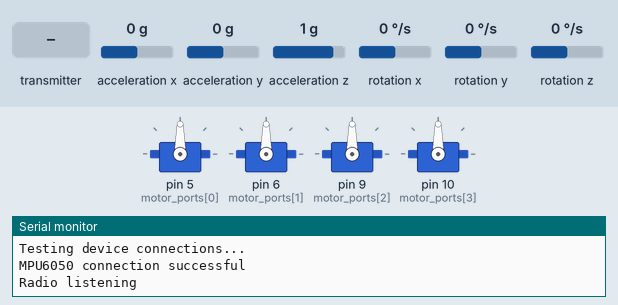
Recording of a sketch running on a simulated Arduino Uno, built with avr-gcc and run on an emulated ATmega328P. On the bench: 4 × servo, the last lines printed to the serial monitor. The test bench sets the inputs (shaded band); at power-on: rotation y 0 °/s, rotation x 0 °/s, acceleration x 0 g, acceleration y 0 g, acceleration z 1 g, rotation z 0 °/s. No radio packets arrive unless stated.

Above: at 0.8 s.
0.9 s: the transmitter starts sending values.0 = 0
At 2.6 s:
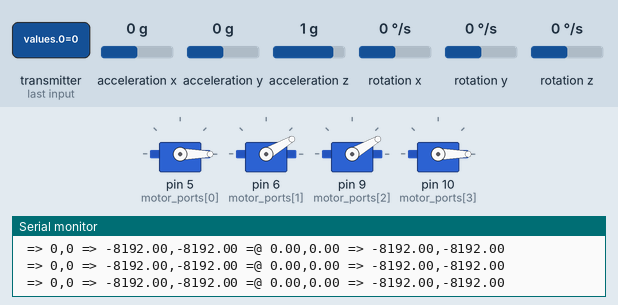
2.9 s: rotation y set to -100 °/s
At 3.8 s:
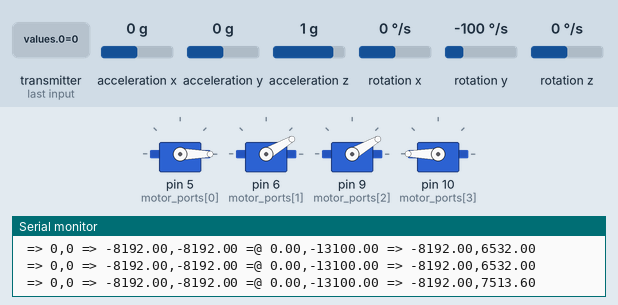
4.8 s: the transmitter starts sending values.3 = 256
At 5.8 s:
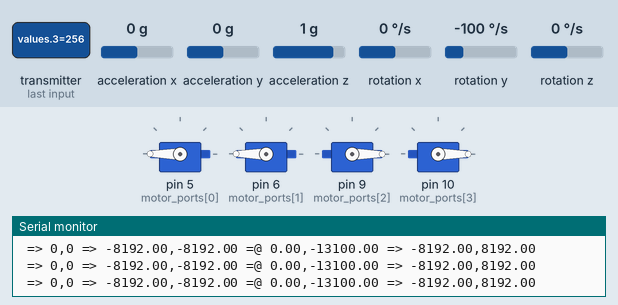
6.4 s: rotation x set to -59 °/s
At 6.54 s:
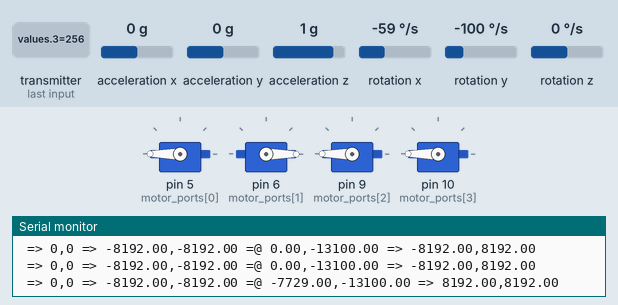
8.1 s: rotation x set to -65 °/s
At 8.34 s:
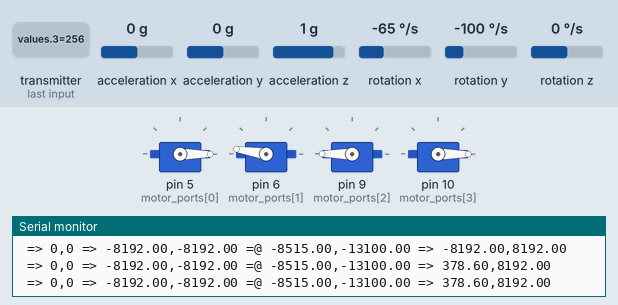
11.1 s: the transmitter starts sending values.1 = 256
At 11.7 s:
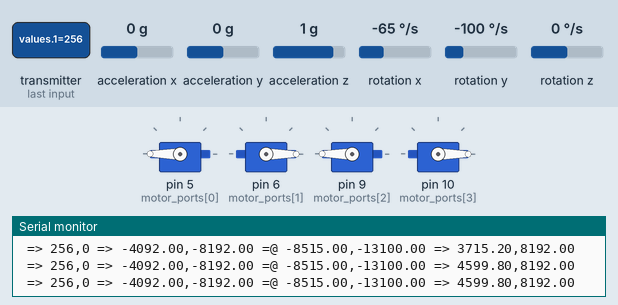
Timing chart, 0 to 14.1 s (numbered marks = the images above; inputs shaded):
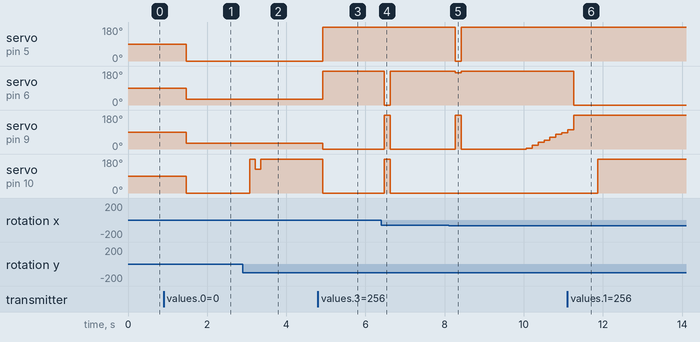

The sketch:

flight_controller.ino
```cpp
#include <PID_v1.h>
#include <RF24.h>
#include <Servo.h>
#include "I2Cdev.h"
#include "MPU6050.h"

// GYRO/ACCEL FEATURES

// Mostly borrowed from I2Cdev MPU6050_raw
// Arduino Wire library is required if I2Cdev I2CDEV_ARDUINO_WIRE implementation
// is used in I2Cdev.h
#if I2CDEV_IMPLEMENTATION == I2CDEV_ARDUINO_WIRE
#include "Wire.h"
#endif

// class default I2C address is 0x68
// specific I2C addresses may be passed as a parameter here
// AD0 low = 0x68 (default for InvenSense evaluation board)
// AD0 high = 0x69
MPU6050 accelgyro;
//MPU6050 accelgyro(0x69); // <-- use for AD0 high

int16_t ax, ay, az;
int16_t gx, gy, gz;

// uncomment "OUTPUT_READABLE_ACCELGYRO" if you want to see a tab-separated
// list of the accel X/Y/Z and then gyro X/Y/Z values in decimal. Easy to read,
// not so easy to parse, and slow(er) over UART.
//#define OUTPUT_READABLE_ACCELGYRO

// uncomment "OUTPUT_BINARY_ACCELGYRO" to send all 6 axes of data as 16-bit
// binary, one right after the other. This is very fast (as fast as possible
// without compression or data loss), and easy to parse, but impossible to read
// for a human.
//#define OUTPUT_BINARY_ACCELGYRO

/*
   Offsets calculated by https://www.i2cdevlib.com/forums/applications/core/interface/file/attachment.php?id=27
   Linked to from https://www.i2cdevlib.com/forums/topic/96-arduino-sketch-to-automatically-calculate-mpu6050-offsets/
   Sensor readings with offsets: -2  -10 16386 -2  -1  0
   Your offsets: -1185 301 1083  92  -137  28

   Data is printed as: acelX acelY acelZ giroX giroY giroZ
   Check that your sensor readings are close to 0 0 16384 0 0 0
*/
const int X_ACCEL_OFFSET = -1185;
const int Y_ACCEL_OFFSET = 301;
const int Z_ACCEL_OFFSET = 1083;
const int X_GYRO_OFFSET = 92;
const int Y_GYRO_OFFSET = -137;
const int Z_GYRO_OFFSET = 28;

// Gyro Range: [-32768, +32767]
const int GYRO_MIN = -32768;
const int GYRO_MAX = 32767;
const int GYRO_MOTOR_MIN = -16384;
const int GYRO_MOTOR_MAX = 16384;
const int GYRO_GOAL_MIN = -8192;
const int GYRO_GOAL_MAX = 8192;

// END OF GYRO/ACCEL FEATURES


// MOTOR FEATURES

enum Channels {THROTTLE, AILERON, ELEVATOR, RUDDER};
// Throttle->All
// Aileron=Roll->Left vs. Right
// Elevator=Pitch->Front vs. Back
// Rudder=Yaw->CW vs. CCW

const int ANALOG_OFFSET_THROTTLE = 0;
const int ANALOG_OFFSET_AILERON = 0;
const int ANALOG_OFFSET_ELEVATOR = 0;
const int ANALOG_OFFSET_RUDDER = 0;

enum Motor { FRONT_LEFT, FRONT_RIGHT, BACK_LEFT, BACK_RIGHT};
const int motor_ports[] = {5, 6, 9, 10};
Servo motors [4];

const int ESC_MAX = 2200;
const int ESC_MIN = 850; // Technically, 700 might be acceptible, but it seems to be unreliable for the ESCs to read
const int ESC_RANGE = ESC_MAX - ESC_MIN;
const float CUBERT_ESC_RANGE = cbrt(ESC_RANGE);

// END OF MOTOR FEATURES

// PID FEATURES

//setpoint: where you want it to be
//input: where it is now
//output: where you should go to right now
double xSetpoint, xInput, xOutput;
double ySetpoint, yInput, yOutput;
double Kp = 2, Ki = 2, Kd = 1;
PID xPID(&xInput, &xOutput, &xSetpoint, Kp, Ki, Kd, DIRECT);
PID yPID(&yInput, &yOutput, &ySetpoint, Kp, Ki, Kd, DIRECT);

// END OF PID FEATURES

void print_dists();
void print_mico_dists();
void print_channels();
void configure_escs(bool verbose);


// Some cube-root constants that allow the multiplied throttle distributions to never stray outside a ratio of 75:25
const float CUBERT_UPPER = cbrt(0.75);
const float CUBERT_LOWER = cbrt(0.25);
const float CUBERT_SUM = CUBERT_UPPER + CUBERT_LOWER;
const float INTER_CUBERT = CUBERT_UPPER - CUBERT_LOWER;
const float CUBERT_SCALE_FACTOR = 1 / (INTER_CUBERT * 1023);

const int size_example[] = {1, 1, 1, 1};
const size_t vals_size = sizeof(size_example);

unsigned int values[4];
float distrs[4]; // Distributions of throttle

RF24 radio(7, 8); // CE, CSN
const byte address[6] = "00001";

const bool verbose_setup = true, verbose_loop = true;
bool config_esc = false;

void setup() {
  if (verbose_setup || verbose_loop)
    Serial.begin(9600);

  // join I2C bus (I2Cdev library doesn't do this automatically)
#if I2CDEV_IMPLEMENTATION == I2CDEV_ARDUINO_WIRE
  Wire.begin();
#elif I2CDEV_IMPLEMENTATION == I2CDEV_BUILTIN_FASTWIRE
  Fastwire::setup(400, true);
#endif

  // initialize device
  Serial.println("Initializing I2C devices...");
  accelgyro.initialize();

  // verify connection
  Serial.println("Testing device connections...");
  Serial.println(accelgyro.testConnection() ? "MPU6050 connection successful" : "MPU6050 connection failed");

  accelgyro.setXAccelOffset(X_ACCEL_OFFSET);
  accelgyro.setYAccelOffset(Y_ACCEL_OFFSET);
  accelgyro.setZAccelOffset(Z_ACCEL_OFFSET);
  accelgyro.setXGyroOffset(X_GYRO_OFFSET);
  accelgyro.setYGyroOffset(Y_GYRO_OFFSET);
  accelgyro.setZGyroOffset(Z_GYRO_OFFSET);

  for (int i = 0; i < 4; i++)
    motors[i].attach(motor_ports[i]);

  radio.begin();
  radio.openReadingPipe(0, address);
  radio.setPALevel(RF24_PA_MIN);
  radio.startListening();
  Serial.println("Radio listening");

  for (int i = 0; i < 10; i++)
    if (radio.available()) {
      radio.read(&values, vals_size);
      if (values[THROTTLE] >= 1020) {
        config_esc = true;
        break;
      }
    }
    else i -= 1;

  Serial.print("Initial Throttle: ");
  Serial.println(values[THROTTLE]);

  if (config_esc) {
    configure_escs(verbose_setup);
    Serial.println("Completed ESC configuration");
  } else {
    Serial.println("Skipping ESC configuration");
  }


  xPID.SetMode(AUTOMATIC);
  xPID.SetOutputLimits(GYRO_GOAL_MIN, GYRO_GOAL_MAX);
  yPID.SetMode(AUTOMATIC);
  yPID.SetOutputLimits(GYRO_GOAL_MIN, GYRO_GOAL_MAX);
  Serial.println("PID calculators activated");

  Serial.println("</setup>");
}

void loop() {
  accelgyro.getMotion6(&ax, &ay, &az, &gx, &gy, &gz);

#ifdef OUTPUT_READABLE_ACCELGYRO
  // display tab-separated accel/gyro x/y/z values
  Serial.print("a/g:\t");
  Serial.print(ax); Serial.print("\t");
  Serial.print(ay); Serial.print("\t");
  Serial.print(az); Serial.print("\t");
  Serial.print(gx); Serial.print("\t");
  Serial.print(gy); Serial.print("\t");
  Serial.println(gz);
#endif

#ifdef OUTPUT_BINARY_ACCELGYRO
  Serial.write((uint8_t)(ax >> 8)); Serial.write((uint8_t)(ax & 0xFF));
  Serial.write((uint8_t)(ay >> 8)); Serial.write((uint8_t)(ay & 0xFF));
  Serial.write((uint8_t)(az >> 8)); Serial.write((uint8_t)(az & 0xFF));
  Serial.write((uint8_t)(gx >> 8)); Serial.write((uint8_t)(gx & 0xFF));
  Serial.write((uint8_t)(gy >> 8)); Serial.write((uint8_t)(gy & 0xFF));
  Serial.write((uint8_t)(gz >> 8)); Serial.write((uint8_t)(gz & 0xFF));
#endif

  if (radio.available()) {
    radio.read(&values, vals_size);

    //    if (verbose_loop) {
    //      print_channels();
    //    }

    // Throttle->All
    // Aileron=Roll->Left vs. Right
    // Elevator=Pitch->Front vs. Back
    // Rudder=Yaw->CW vs. CCW

    // Since my joystick defaults to the center, I'm setting it to treat mid as the bottom
    float throttle = (values[THROTTLE] - 512) / 512.0;
    if (throttle < 0) throttle = 0;

    for (int i = 0; i < 4; i++) {
      distrs[i] = throttle;
    }

    xSetpoint  = map(values[AILERON] - ANALOG_OFFSET_AILERON, 0, 1023, GYRO_GOAL_MIN, GYRO_GOAL_MAX);
    ySetpoint = map(values[ELEVATOR] - ANALOG_OFFSET_ELEVATOR, 0, 1023, GYRO_GOAL_MIN, GYRO_GOAL_MAX);
    int controller_rudder = map(values[RUDDER], 0, 1023, 0, ESC_RANGE);

    xInput = gx;
    yInput = gy;

    xPID.Compute();
    yPID.Compute();

    Serial.println(
      " => " + (String)(values[AILERON] - ANALOG_OFFSET_AILERON) + "," + (String)(values[ELEVATOR] - ANALOG_OFFSET_ELEVATOR) +
      " => " + (String)xSetpoint + "," + (String)ySetpoint +
      " =@ " + (String)xInput + "," + (String)yInput +
      " => " + (String)xOutput + "," + (String)yOutput
    );

    float new_aileron = map(xOutput, GYRO_MOTOR_MIN, GYRO_MOTOR_MAX, 0, ESC_RANGE);
    float cubert_aileron = cbrt(new_aileron);
    float cubert_inv_aileron = cbrt(ESC_RANGE - new_aileron);

    float new_elevator = map(yOutput, GYRO_MOTOR_MIN, GYRO_MOTOR_MAX, 0, ESC_RANGE);
    float cubert_elevator = cbrt(new_elevator);
    float cubert_inv_elevator = cbrt(ESC_RANGE - new_aileron);

    float cubert_rudder = cbrt(controller_rudder);
    float cubert_inv_rudder = cbrt(ESC_RANGE - controller_rudder);

    distrs[FRONT_LEFT]  *= cubert_aileron;
    distrs[BACK_LEFT]   *= cubert_aileron;
    distrs[FRONT_RIGHT] *= cubert_inv_aileron;
    distrs[BACK_RIGHT]  *= cubert_inv_aileron;

    distrs[BACK_LEFT]   *= cubert_elevator;
    distrs[BACK_RIGHT]  *= cubert_elevator;
    distrs[FRONT_LEFT]  *= cubert_inv_elevator;
    distrs[FRONT_RIGHT] *= cubert_inv_elevator;

    distrs[BACK_LEFT]   *= cubert_rudder;
    distrs[FRONT_RIGHT] *= cubert_rudder;
    distrs[FRONT_LEFT]  *= cubert_inv_rudder;
    distrs[BACK_RIGHT]  *= cubert_inv_rudder;

    for (int i = 0; i < 4; i++) {
      distrs[i] += ESC_MIN;
    }

    for (int i = 0; i < 4; i++) {
      int microseconds = (int)(distrs[i]);
      motors[i].writeMicroseconds(microseconds);
      //      Serial.print(microseconds);
      //      //      //      Serial.print(distrs[i]);
      //      Serial.print(",");
    }
    //    Serial.println();
  } else {
    Serial.println("R--");
  }
}

void print_dists() {
  for (int i = 0; i < 4; i++) {
    Serial.print(distrs[i]);
    Serial.print(',');
  }
  Serial.println();
}

void print_mico_dists() {
  for (int i = 0; i < 4; i++) {
    Serial.print((int)(distrs[i] * ESC_RANGE + ESC_MIN));
    Serial.print(',');
  }
  Serial.println();
}

void print_channels() {
  Serial.print(values[THROTTLE]);
  Serial.print(',');
  Serial.print(values[AILERON]);
  Serial.print(',');
  Serial.print(values[ELEVATOR]);
  Serial.print(',');
  Serial.println(values[RUDDER]);
}

void configure_escs(bool verbose = false) {
  if (verbose)
    Serial.println("Configuring ESCs");
  int throttle;

  // If it's within 3 of the top Y-position of the left joystick...
  // Write the undistributed throttle to the motors until it gets below 4
  do {
    if (radio.available()) {
      radio.read(&values, vals_size);
    }

    throttle = ESC_MAX;
    //throttle = map(values[THROTTLE], 0, 1023, ESC_MIN, ESC_MAX);
    if (verbose) {
      Serial.print(values[THROTTLE]);
      Serial.print(" -> ");
      Serial.println(throttle);
    }
    for (int i = 0; i < 4; i++)
      motors[i].writeMicroseconds(throttle);
  } while (values[THROTTLE] > 10);

  // Wait for them to bring the throttle stick up again
  do {
    if (radio.available()) {
      radio.read(&values, vals_size);
    }

    //throttle = map(values[THROTTLE], 0, 1023, ESC_MIN, ESC_MAX);
    throttle = ESC_MIN;

    if (verbose) {
      Serial.print(values[THROTTLE]);
      Serial.print(" -> ");
      Serial.println(throttle);
    }
    for (int i = 0; i < 4; i++)
      motors[i].writeMicroseconds(throttle);

  } while (values[THROTTLE] < 1020);

  if (verbose)
    Serial.println("Ending ESC configuration");
}
```

Measured:
- the behaviour switches between -64 and -65 °/s on rotation x (found by bisection; images 4 and 5)
- after the input at 0.9 s, servo on pin 5 (motor_ports[0]), servo on pin 10 (motor_ports[3]): 90° → 0° after 0.57 s; servo on pin 6 (motor_ports[1]), servo on pin 9 (motor_ports[2]): 90° → 30° after 0.57 s
- after the input at 2.9 s, servo on pin 10 (motor_ports[3]): 0° → 180° after 0.18 s, → 125° 0.14 s later, → 180° 0.14 s later
- after the input at 4.8 s, servo on pin 5 (motor_ports[0]): 0° → 180° after 0.12 s; servo on pin 6 (motor_ports[1]): 30° → 180° after 0.12 s; servo on pin 9 (motor_ports[2]): 30° → 0° after 0.12 s; servo on pin 10 (motor_ports[3]): 180° → 0° after 0.12 s
- after the input at 6.4 s, servo on pin 6 (motor_ports[1]): 180° → 0° after 0.07 s, → 180° 0.15 s later; servo on pin 9 (motor_ports[2]), servo on pin 10 (motor_ports[3]): 0° → 180° after 0.07 s, → 0° 0.15 s later
- after the input at 8.1 s, servo on pin 5 (motor_ports[0]): 180° → 0° after 0.17 s, → 180° 0.15 s later; servo on pin 6 (motor_ports[1]): 180° → 171° after 0.17 s, → 180° 0.15 s later; servo on pin 9 (motor_ports[2]): 0° → 180° after 0.17 s, → 0° 0.15 s later, → 4° 1.6 s later, → 19° 0.15 s later, … (9 changes in this stretch)
- after the input at 11.1 s, servo on pin 6 (motor_ports[1]): 180° → 0° after 0.16 s; servo on pin 10 (motor_ports[3]): 0° → 180° after 0.77 s
